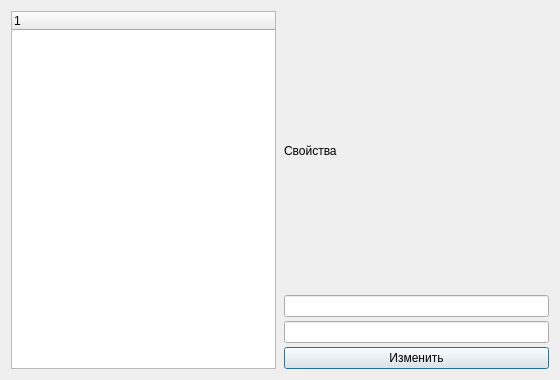
<?xml version="1.0" encoding="UTF-8"?>
<ui version="4.0"><class>Dialog</class><widget class="QDialog" name="Dialog"><property name="geometry"><rect><x>0</x><y>0</y><width>560</width><height>380</height></rect></property><property name="windowTitle"><string>#105 lists/190_tree_hbox</string></property><layout class="QVBoxLayout" name="verticalLayout"><property name="leftMargin"><number>11</number></property><property name="topMargin"><number>11</number></property><property name="rightMargin"><number>11</number></property><property name="bottomMargin"><number>11</number></property><property name="spacing"><number>6</number></property><item><layout class="QHBoxLayout" name="split"><property name="leftMargin"><number>0</number></property><property name="topMargin"><number>0</number></property><property name="rightMargin"><number>0</number></property><property name="bottomMargin"><number>0</number></property><property name="spacing"><number>8</number></property><item><widget class="QTreeWidget" name="tree"></widget></item><item><layout class="QVBoxLayout" name="detail"><property name="leftMargin"><number>0</number></property><property name="topMargin"><number>0</number></property><property name="rightMargin"><number>0</number></property><property name="bottomMargin"><number>0</number></property><property name="spacing"><number>4</number></property><item><widget class="QLabel" name="l1"><property name="text"><string>Свойства</string></property></widget></item><item><widget class="QLineEdit" name="e1"></widget></item><item><widget class="QLineEdit" name="e2"></widget></item><item><widget class="QPushButton" name="b1"><property name="text"><string>Изменить</string></property></widget></item></layout></item></layout></item></layout></widget></ui>
